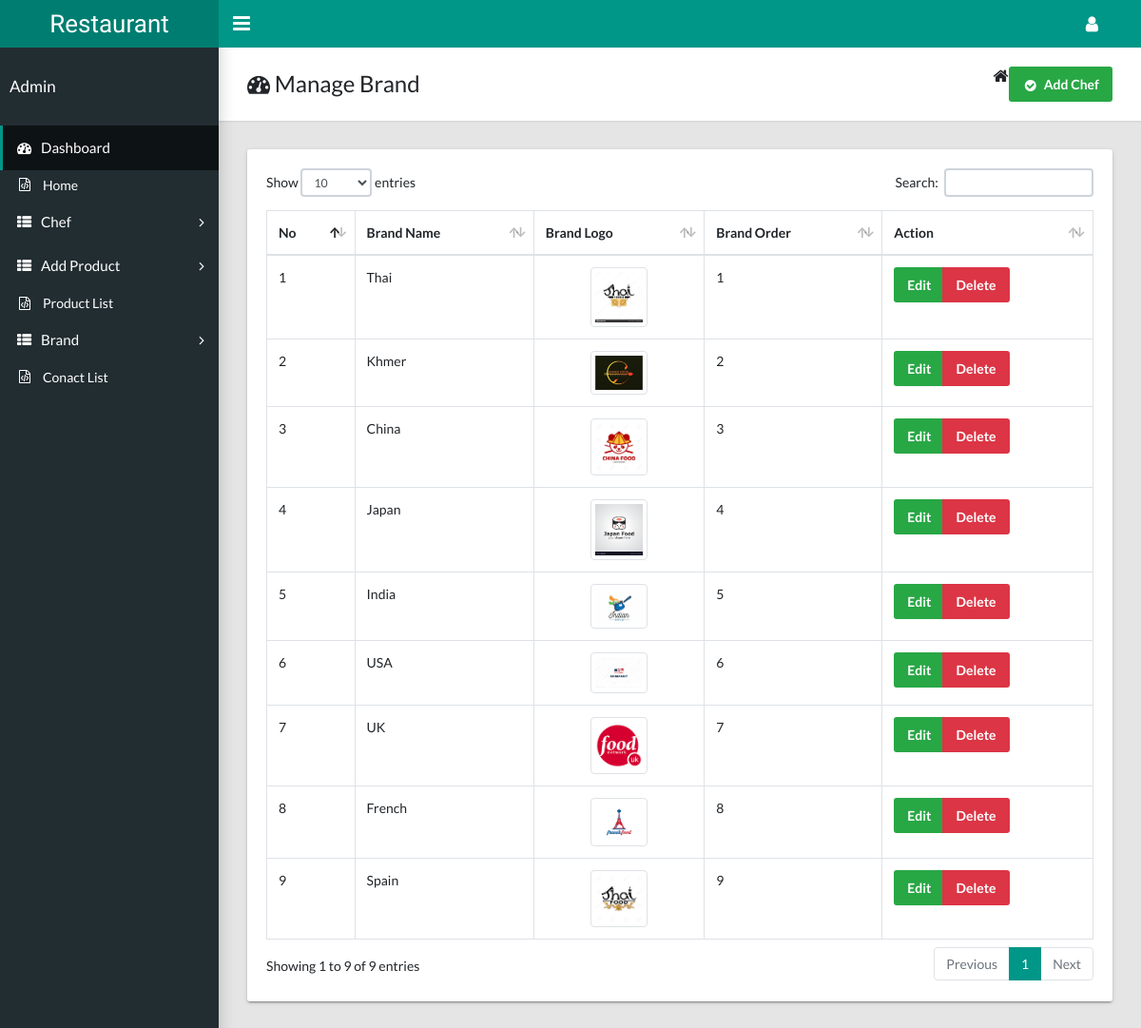
The app's page /backend/pages/manage_chef.php (signed in) with its own data.
### tables this page shows
CREATE TABLE `brand` (
  `brand_id` int(11) NOT NULL,
  `brand_name` varchar(100) NOT NULL,
  `brand_logo` varchar(100) NOT NULL,
  `brand_order` int(11) NOT NULL
);

### backend/pages/manage_chef.php (the view, shortened to what this page needs)
<?php
    include 'header.php';
    include 'sidebar.php';
?>
<main class="app-content">
      <div class="app-title">
        <div>
          <h1><i class="fa fa-dashboard"></i> Manage Brand</h1>
        </div>
        <ul class="app-breadcrumb breadcrumb">
          <li class="breadcrumb-item"><i class="fa fa-home fa-lg"></i></li>
          <a class="btn btn-success" href="add_chef.php"><i class="fa fa-fw fa-lg fa-check-circle"></i>Add Chef</a>
        </ul>
      </div>
      <div class="tile">
            <div class="tile-body">
              <div class="table-responsive">
                <table class="table table-hover table-bordered" id="sampleTable">
                  <thead>
                    <tr>
                      <th>No</th>
                      <th>Brand Name</th>
                      <th>Brand Logo</th>
                      <th>Brand Order</th>
                      <th>Action</th>
                    </tr>
                  </thead>
                  <tbody>
                    <?php
                        $select_brand="SELECT*FROM brand";
                        $result=$conn->query($select_brand);
                        $i=1;
                        while ($row=$result->fetch_assoc()) {
                           echo' <tr>
                           <td>'.$i.'</td>
                           <td>'.$row['brand_name'].'</td>
                           <td class="text-center"><img  src="images/brands/'.$row['brand_logo'].'" class="img-thumbnail" width="60" height="60"></td>
                           <td>'.$row['brand_order'].'</td>
                           <td>
                          <div class="btn-group">
                          <a href="add_brand.php?get_brand_id='.$row['brand_id'].'"  class="btn btn-success">Edit</a>
                          <button style="cursor:pointer;" class="btn btn-danger" data-href="manage_brand.php?brand_del_id='.$row['brand_id'].'" data-toggle="modal" data-target="#confirm-delete">Delete</button>
                          </div>
                      </td>
                         </tr> ';
                         $i++;
                        }
                    ?>
                  </tbody>
                </table>
              </div>
            </div>
          </div>
    </main>
    <?php
     include 'footer.php';

### records on screen
brand: brand_name "Thai", brand_logo (picture), brand_order "1"
brand: brand_name "Khmer", brand_logo (picture), brand_order "2"
brand: brand_name "China", brand_logo (picture), brand_order "3"
brand: brand_name "Japan", brand_logo (picture), brand_order "4"
brand: brand_name "India", brand_logo (picture), brand_order "5"
brand: brand_name "USA", brand_logo (picture), brand_order "6"
brand: brand_name "UK", brand_logo (picture), brand_order "7"
brand: brand_name "French", brand_logo (picture), brand_order "8"
brand: brand_name "Spain", brand_logo (picture), brand_order "9"
